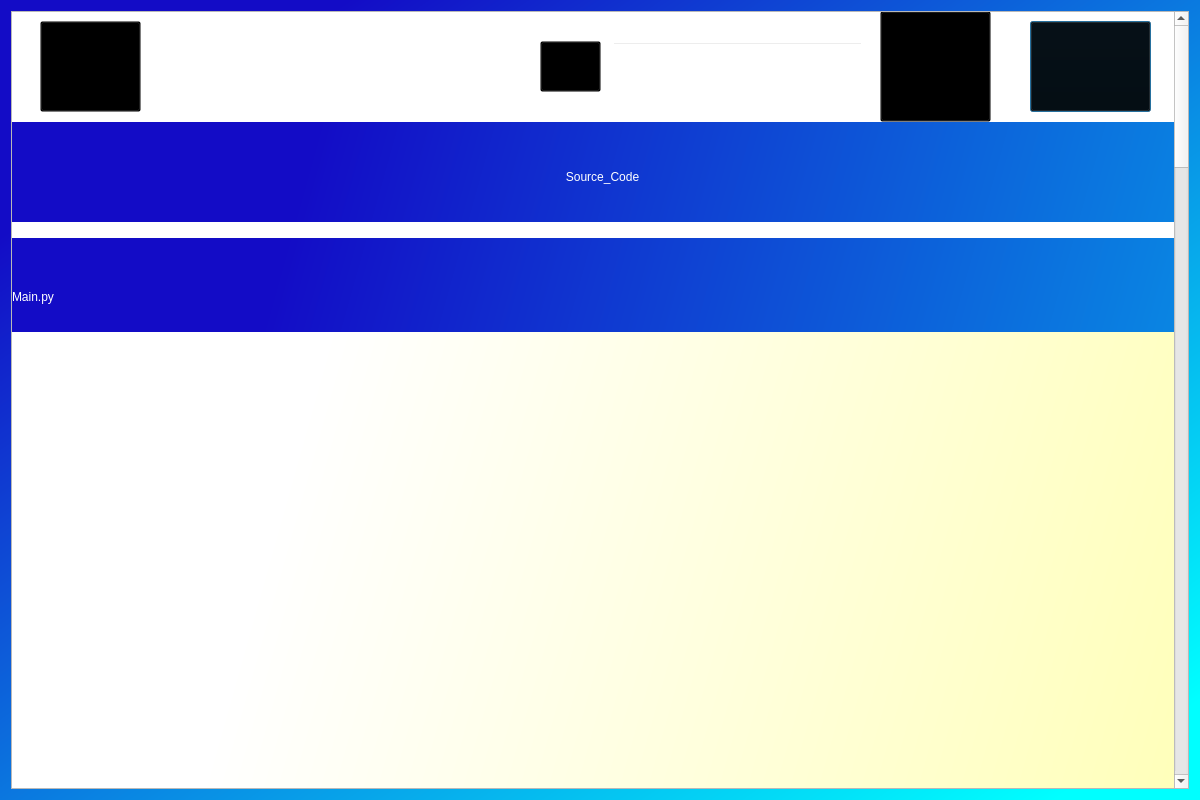
<?xml version="1.0" encoding="UTF-8"?>
<ui version="4.0">
 <class>Dialog</class>
 <widget class="QDialog" name="Dialog">
  <property name="geometry">
   <rect>
    <x>0</x>
    <y>0</y>
    <width>1200</width>
    <height>800</height>
   </rect>
  </property>
  <property name="minimumSize">
   <size>
    <width>1200</width>
    <height>800</height>
   </size>
  </property>
  <property name="windowTitle">
   <string>Dialog</string>
  </property>
  <property name="styleSheet">
   <string notr="true">QDialog#Dialog{background-color: qlineargradient(spread:pad, x1:0.134, y1:0.159091, x2:0.935, y2:0.943182, stop:0 rgba(19, 12, 198, 255), stop:1 rgba(0, 255, 255, 255));}</string>
  </property>
  <layout class="QVBoxLayout" name="verticalLayout">
   <item>
    <widget class="QScrollArea" name="scrollArea">
     <property name="styleSheet">
      <string notr="true">QScrollBar:vertical{
	border:none;
	background: rgb(45,45,68);
	width: 14px;
	margin: 15px 0 15px 0;
	border-radius: 0px;
}

QScrollBar::handle:vertical{
	background-color: rgb(80,80,122);
	min-height: 30px;
	border-radius:7px;
}

QScrollBar::sub-line:vertical{
	border:none;
	background: rgb(45,45,68);
	height: 15px;
	border-top-left-radius: 7px;
	border-top-right-radius: 7px;
	subcontrol-position: top;
	subcontrol-origin: margin;
}

QScrollBar::add-line:vertical{
	border:none;
	background: rgb(45,45,68);
	height: 15px;
	border-bottom-left-radius: 7px;
	border-bottom-right-radius: 7px;
	subcontrol-position: bottom;
	subcontrol-origin: margin;
}

QScrollBar::up-arrow:vertical, QScrollBar::down-arrow:vertical {
	background:none;
}
QScrollBar::sub-page:vertical, QScrollBar::add-page:vertical {
	background:none;
}QScrollBar:vertical{
	border:none;
	background: rgb(45,45,68);
	width: 14px;
	margin: 15px 0 15px 0;
	border-radius: 0px;
}

QScrollBar::handle:vertical{
	background-color: rgb(80,80,122);
	min-height: 30px;
	border-radius:7px;
}

QScrollBar::sub-line:vertical{
	border:none;
	background: rgb(45,45,68);
	height: 15px;
	border-top-left-radius: 7px;
	border-top-right-radius: 7px;
	subcontrol-position: top;
	subcontrol-origin: margin;
}

QScrollBar::add-line:vertical{
	border:none;
	background: rgb(45,45,68);
	height: 15px;
	border-bottom-left-radius: 7px;
	border-bottom-right-radius: 7px;
	subcontrol-position: bottom;
	subcontrol-origin: margin;
}

QScrollBar::up-arrow:vertical, QScrollBar::down-arrow:vertical {
	background:none;
}
QScrollBar::sub-page:vertical, QScrollBar::add-page:vertical {
	background:none;
}</string>
     </property>
     <property name="widgetResizable">
      <bool>true</bool>
     </property>
     <widget class="QWidget" name="scrollAreaWidgetContents">
      <property name="geometry">
       <rect>
        <x>0</x>
        <y>0</y>
        <width>1162</width>
        <height>48000</height>
       </rect>
      </property>
      <property name="minimumSize">
       <size>
        <width>0</width>
        <height>48000</height>
       </size>
      </property>
      <property name="styleSheet">
       <string notr="true">QWidget#scrollAreaWidgetContents{background-color: qlineargradient(spread:pad, x1:0.134, y1:0.159091, x2:0.935, y2:0.943182, stop:0 rgba(19, 12, 198, 255), stop:1 rgba(0, 255, 255, 255));}</string>
      </property>
      <widget class="QLabel" name="search_label">
       <property name="geometry">
        <rect>
         <x>558</x>
         <y>39</y>
         <width>31</width>
         <height>31</height>
        </rect>
       </property>
       <property name="styleSheet">
        <string notr="true">background-color:rgba(0,0,0,0)</string>
       </property>
       <property name="text">
        <string>&lt;html&gt;&lt;head/&gt;&lt;body&gt;&lt;p&gt;&lt;br/&gt;&lt;/p&gt;&lt;/body&gt;&lt;/html&gt;</string>
       </property>
      </widget>
      <widget class="QLabel" name="profile_label">
       <property name="geometry">
        <rect>
         <x>868</x>
         <y>-1</y>
         <width>111</width>
         <height>111</height>
        </rect>
       </property>
       <property name="styleSheet">
        <string notr="true">background-color:rgba(0,0,0,0)</string>
       </property>
       <property name="text">
        <string>&lt;html&gt;&lt;head/&gt;&lt;body&gt;&lt;p&gt;&lt;br/&gt;&lt;/p&gt;&lt;/body&gt;&lt;/html&gt;</string>
       </property>
      </widget>
      <widget class="QPushButton" name="playlist">
       <property name="geometry">
        <rect>
         <x>1018</x>
         <y>9</y>
         <width>121</width>
         <height>91</height>
        </rect>
       </property>
       <property name="styleSheet">
        <string notr="true">background-color:rgba(0,0,0,0);</string>
       </property>
       <property name="text">
        <string/>
       </property>
      </widget>
      <widget class="QPushButton" name="profile">
       <property name="geometry">
        <rect>
         <x>868</x>
         <y>-1</y>
         <width>111</width>
         <height>111</height>
        </rect>
       </property>
       <property name="styleSheet">
        <string notr="true">background-color:rgba(0,0,0,0);</string>
       </property>
       <property name="text">
        <string/>
       </property>
      </widget>
      <widget class="QPushButton" name="Home">
       <property name="geometry">
        <rect>
         <x>28</x>
         <y>9</y>
         <width>101</width>
         <height>91</height>
        </rect>
       </property>
       <property name="styleSheet">
        <string notr="true">background-color:rgba(0,0,0,0);</string>
       </property>
       <property name="text">
        <string/>
       </property>
      </widget>
      <widget class="QPushButton" name="search">
       <property name="geometry">
        <rect>
         <x>528</x>
         <y>29</y>
         <width>61</width>
         <height>51</height>
        </rect>
       </property>
       <property name="styleSheet">
        <string notr="true">background-color:rgba(0,0,0,0);</string>
       </property>
       <property name="text">
        <string/>
       </property>
      </widget>
      <widget class="QLabel" name="home_label">
       <property name="geometry">
        <rect>
         <x>28</x>
         <y>-1</y>
         <width>121</width>
         <height>111</height>
        </rect>
       </property>
       <property name="styleSheet">
        <string notr="true">background-color:rgba(0,0,0,0)</string>
       </property>
       <property name="text">
        <string>&lt;html&gt;&lt;head/&gt;&lt;body&gt;&lt;p&gt;&lt;br/&gt;&lt;/p&gt;&lt;/body&gt;&lt;/html&gt;</string>
       </property>
      </widget>
      <widget class="QLabel" name="playlist_label">
       <property name="geometry">
        <rect>
         <x>1028</x>
         <y>-11</y>
         <width>101</width>
         <height>121</height>
        </rect>
       </property>
       <property name="styleSheet">
        <string notr="true">background-color:rgba(0,0,0,0)</string>
       </property>
       <property name="text">
        <string>&lt;html&gt;&lt;head/&gt;&lt;body&gt;&lt;p&gt;&lt;br/&gt;&lt;/p&gt;&lt;/body&gt;&lt;/html&gt;</string>
       </property>
      </widget>
      <widget class="QLabel" name="label_4">
       <property name="geometry">
        <rect>
         <x>-2</x>
         <y>-1</y>
         <width>1201</width>
         <height>111</height>
        </rect>
       </property>
       <property name="styleSheet">
        <string notr="true">background-color: rgb(255, 255, 255);</string>
       </property>
       <property name="text">
        <string/>
       </property>
      </widget>
      <widget class="QLineEdit" name="searchtxt">
       <property name="geometry">
        <rect>
         <x>600</x>
         <y>30</y>
         <width>251</width>
         <height>51</height>
        </rect>
       </property>
       <property name="styleSheet">
        <string notr="true">background-color:rgba(0,0,0,0);
font: 14pt &quot;MS Shell Dlg 2&quot;;
color: rgb(0, 0, 0);
PlaceholderText: &quot;Search&quot;;</string>
       </property>
      </widget>
      <widget class="QLabel" name="label">
       <property name="geometry">
        <rect>
         <x>-10</x>
         <y>130</y>
         <width>1201</width>
         <height>71</height>
        </rect>
       </property>
       <property name="styleSheet">
        <string notr="true">color: rgb(255, 255, 255);
font: 24pt &quot;MS Shell Dlg 2&quot;;</string>
       </property>
       <property name="text">
        <string>&lt;html&gt;&lt;head/&gt;&lt;body&gt;&lt;p align=&quot;center&quot;&gt;Source_Code&lt;/p&gt;&lt;/body&gt;&lt;/html&gt;</string>
       </property>
      </widget>
      <widget class="QLabel" name="label_2">
       <property name="geometry">
        <rect>
         <x>0</x>
         <y>210</y>
         <width>1181</width>
         <height>16</height>
        </rect>
       </property>
       <property name="styleSheet">
        <string notr="true">background-color: rgb(255, 255, 255);</string>
       </property>
       <property name="text">
        <string/>
       </property>
      </widget>
      <widget class="QLabel" name="code">
       <property name="geometry">
        <rect>
         <x>0</x>
         <y>320</y>
         <width>1171</width>
         <height>40100</height>
        </rect>
       </property>
       <property name="minimumSize">
        <size>
         <width>0</width>
         <height>30500</height>
        </size>
       </property>
       <property name="styleSheet">
        <string notr="true">font: 14pt &quot;MS Shell Dlg 2&quot;;
color: rgb(0, 0, 0);
background-color: qlineargradient(spread:pad, x1:0.124378, y1:0.148, x2:0.915423, y2:0.92, stop:0 rgba(255, 255, 255, 255), stop:1 rgba(255, 255, 127, 255));</string>
       </property>
       <property name="text">
        <string/>
       </property>
       <property name="alignment">
        <set>Qt::AlignLeading|Qt::AlignLeft|Qt::AlignTop</set>
       </property>
      </widget>
      <widget class="QLabel" name="label_3">
       <property name="geometry">
        <rect>
         <x>0</x>
         <y>250</y>
         <width>1201</width>
         <height>71</height>
        </rect>
       </property>
       <property name="styleSheet">
        <string notr="true">color: rgb(255, 255, 255);
font: 24pt &quot;MS Shell Dlg 2&quot;;</string>
       </property>
       <property name="text">
        <string>&lt;html&gt;&lt;head/&gt;&lt;body&gt;&lt;p&gt;Main.py&lt;/p&gt;&lt;/body&gt;&lt;/html&gt;</string>
       </property>
      </widget>
      <widget class="QLabel" name="label_5">
       <property name="geometry">
        <rect>
         <x>0</x>
         <y>40420</y>
         <width>1181</width>
         <height>16</height>
        </rect>
       </property>
       <property name="styleSheet">
        <string notr="true">background-color: rgb(255, 255, 255);</string>
       </property>
       <property name="text">
        <string/>
       </property>
      </widget>
      <widget class="QLabel" name="label_6">
       <property name="geometry">
        <rect>
         <x>0</x>
         <y>40460</y>
         <width>1201</width>
         <height>71</height>
        </rect>
       </property>
       <property name="styleSheet">
        <string notr="true">color: rgb(255, 255, 255);
font: 24pt &quot;MS Shell Dlg 2&quot;;</string>
       </property>
       <property name="text">
        <string>&lt;html&gt;&lt;head/&gt;&lt;body&gt;&lt;p&gt;Records.py&lt;/p&gt;&lt;/body&gt;&lt;/html&gt;</string>
       </property>
      </widget>
      <widget class="QLabel" name="code_2">
       <property name="geometry">
        <rect>
         <x>0</x>
         <y>40530</y>
         <width>1171</width>
         <height>1000</height>
        </rect>
       </property>
       <property name="minimumSize">
        <size>
         <width>0</width>
         <height>1000</height>
        </size>
       </property>
       <property name="styleSheet">
        <string notr="true">font: 14pt &quot;MS Shell Dlg 2&quot;;
color: rgb(0, 0, 0);
background-color: qlineargradient(spread:pad, x1:0.124378, y1:0.148, x2:0.915423, y2:0.92, stop:0 rgba(255, 255, 255, 255), stop:1 rgba(255, 255, 127, 255));</string>
       </property>
       <property name="text">
        <string/>
       </property>
       <property name="alignment">
        <set>Qt::AlignLeading|Qt::AlignLeft|Qt::AlignTop</set>
       </property>
      </widget>
      <widget class="QLabel" name="label_7">
       <property name="geometry">
        <rect>
         <x>0</x>
         <y>41570</y>
         <width>1201</width>
         <height>71</height>
        </rect>
       </property>
       <property name="styleSheet">
        <string notr="true">color: rgb(255, 255, 255);
font: 24pt &quot;MS Shell Dlg 2&quot;;</string>
       </property>
       <property name="text">
        <string>&lt;html&gt;&lt;head/&gt;&lt;body&gt;&lt;p&gt;Youtube.py&lt;/p&gt;&lt;/body&gt;&lt;/html&gt;</string>
       </property>
      </widget>
      <widget class="QLabel" name="label_8">
       <property name="geometry">
        <rect>
         <x>0</x>
         <y>41530</y>
         <width>1181</width>
         <height>16</height>
        </rect>
       </property>
       <property name="styleSheet">
        <string notr="true">background-color: rgb(255, 255, 255);</string>
       </property>
       <property name="text">
        <string>&lt;html&gt;&lt;head/&gt;&lt;body&gt;&lt;p&gt;&lt;br/&gt;&lt;/p&gt;&lt;/body&gt;&lt;/html&gt;</string>
       </property>
      </widget>
      <widget class="QLabel" name="code_3">
       <property name="geometry">
        <rect>
         <x>0</x>
         <y>41640</y>
         <width>1171</width>
         <height>2500</height>
        </rect>
       </property>
       <property name="minimumSize">
        <size>
         <width>0</width>
         <height>1200</height>
        </size>
       </property>
       <property name="styleSheet">
        <string notr="true">font: 14pt &quot;MS Shell Dlg 2&quot;;
color: rgb(0, 0, 0);
background-color: qlineargradient(spread:pad, x1:0.124378, y1:0.148, x2:0.915423, y2:0.92, stop:0 rgba(255, 255, 255, 255), stop:1 rgba(255, 255, 127, 255));</string>
       </property>
       <property name="text">
        <string>&lt;html&gt;&lt;head/&gt;&lt;body&gt;&lt;p&gt;&lt;br/&gt;&lt;/p&gt;&lt;/body&gt;&lt;/html&gt;</string>
       </property>
       <property name="alignment">
        <set>Qt::AlignLeading|Qt::AlignLeft|Qt::AlignTop</set>
       </property>
      </widget>
      <widget class="QLabel" name="label_9">
       <property name="geometry">
        <rect>
         <x>0</x>
         <y>45690</y>
         <width>1201</width>
         <height>71</height>
        </rect>
       </property>
       <property name="styleSheet">
        <string notr="true">color: rgb(255, 255, 255);
font: 24pt &quot;MS Shell Dlg 2&quot;;</string>
       </property>
       <property name="text">
        <string>&lt;html&gt;&lt;head/&gt;&lt;body&gt;&lt;p&gt;Lyrics.py&lt;/p&gt;&lt;/body&gt;&lt;/html&gt;</string>
       </property>
      </widget>
      <widget class="QLabel" name="code_4">
       <property name="geometry">
        <rect>
         <x>0</x>
         <y>44250</y>
         <width>1171</width>
         <height>1400</height>
        </rect>
       </property>
       <property name="minimumSize">
        <size>
         <width>0</width>
         <height>1200</height>
        </size>
       </property>
       <property name="styleSheet">
        <string notr="true">font: 14pt &quot;MS Shell Dlg 2&quot;;
color: rgb(0, 0, 0);
background-color: qlineargradient(spread:pad, x1:0.124378, y1:0.148, x2:0.915423, y2:0.92, stop:0 rgba(255, 255, 255, 255), stop:1 rgba(255, 255, 127, 255));</string>
       </property>
       <property name="text">
        <string>&lt;html&gt;&lt;head/&gt;&lt;body&gt;&lt;p&gt;&lt;br/&gt;&lt;/p&gt;&lt;/body&gt;&lt;/html&gt;</string>
       </property>
       <property name="alignment">
        <set>Qt::AlignLeading|Qt::AlignLeft|Qt::AlignTop</set>
       </property>
      </widget>
      <widget class="QLabel" name="label_10">
       <property name="geometry">
        <rect>
         <x>-10</x>
         <y>45650</y>
         <width>1181</width>
         <height>16</height>
        </rect>
       </property>
       <property name="styleSheet">
        <string notr="true">background-color: rgb(255, 255, 255);</string>
       </property>
       <property name="text">
        <string>&lt;html&gt;&lt;head/&gt;&lt;body&gt;&lt;p&gt;&lt;br/&gt;&lt;/p&gt;&lt;/body&gt;&lt;/html&gt;</string>
       </property>
      </widget>
      <widget class="QLabel" name="code_5">
       <property name="geometry">
        <rect>
         <x>0</x>
         <y>45760</y>
         <width>1171</width>
         <height>2200</height>
        </rect>
       </property>
       <property name="minimumSize">
        <size>
         <width>0</width>
         <height>1200</height>
        </size>
       </property>
       <property name="styleSheet">
        <string notr="true">font: 14pt &quot;MS Shell Dlg 2&quot;;
color: rgb(0, 0, 0);
background-color: qlineargradient(spread:pad, x1:0.124378, y1:0.148, x2:0.915423, y2:0.92, stop:0 rgba(255, 255, 255, 255), stop:1 rgba(255, 255, 127, 255));</string>
       </property>
       <property name="text">
        <string>&lt;html&gt;&lt;head/&gt;&lt;body&gt;&lt;p&gt;&lt;br/&gt;&lt;/p&gt;&lt;/body&gt;&lt;/html&gt;</string>
       </property>
       <property name="alignment">
        <set>Qt::AlignLeading|Qt::AlignLeft|Qt::AlignTop</set>
       </property>
      </widget>
      <widget class="QLabel" name="label_11">
       <property name="geometry">
        <rect>
         <x>0</x>
         <y>44160</y>
         <width>1201</width>
         <height>71</height>
        </rect>
       </property>
       <property name="styleSheet">
        <string notr="true">color: rgb(255, 255, 255);
font: 24pt &quot;MS Shell Dlg 2&quot;;</string>
       </property>
       <property name="text">
        <string>&lt;html&gt;&lt;head/&gt;&lt;body&gt;&lt;p&gt;Datam.py&lt;/p&gt;&lt;/body&gt;&lt;/html&gt;</string>
       </property>
      </widget>
      <widget class="QLabel" name="label_12">
       <property name="geometry">
        <rect>
         <x>0</x>
         <y>44130</y>
         <width>1181</width>
         <height>16</height>
        </rect>
       </property>
       <property name="styleSheet">
        <string notr="true">background-color: rgb(255, 255, 255);</string>
       </property>
       <property name="text">
        <string>&lt;html&gt;&lt;head/&gt;&lt;body&gt;&lt;p&gt;&lt;br/&gt;&lt;/p&gt;&lt;/body&gt;&lt;/html&gt;</string>
       </property>
      </widget>
      <widget class="QLabel" name="label_13">
       <property name="geometry">
        <rect>
         <x>0</x>
         <y>47960</y>
         <width>1181</width>
         <height>16</height>
        </rect>
       </property>
       <property name="styleSheet">
        <string notr="true">background-color: rgb(255, 255, 255);</string>
       </property>
       <property name="text">
        <string>&lt;html&gt;&lt;head/&gt;&lt;body&gt;&lt;p&gt;&lt;br/&gt;&lt;/p&gt;&lt;/body&gt;&lt;/html&gt;</string>
       </property>
      </widget>
      <zorder>label_4</zorder>
      <zorder>search_label</zorder>
      <zorder>profile_label</zorder>
      <zorder>profile</zorder>
      <zorder>search</zorder>
      <zorder>home_label</zorder>
      <zorder>playlist_label</zorder>
      <zorder>searchtxt</zorder>
      <zorder>label</zorder>
      <zorder>label_2</zorder>
      <zorder>code</zorder>
      <zorder>label_3</zorder>
      <zorder>label_5</zorder>
      <zorder>label_6</zorder>
      <zorder>code_2</zorder>
      <zorder>label_7</zorder>
      <zorder>label_8</zorder>
      <zorder>code_3</zorder>
      <zorder>code_4</zorder>
      <zorder>code_5</zorder>
      <zorder>label_11</zorder>
      <zorder>label_12</zorder>
      <zorder>label_10</zorder>
      <zorder>label_9</zorder>
      <zorder>label_13</zorder>
      <zorder>Home</zorder>
      <zorder>playlist</zorder>
     </widget>
    </widget>
   </item>
  </layout>
 </widget>
 <resources/>
 <connections/>
</ui>
